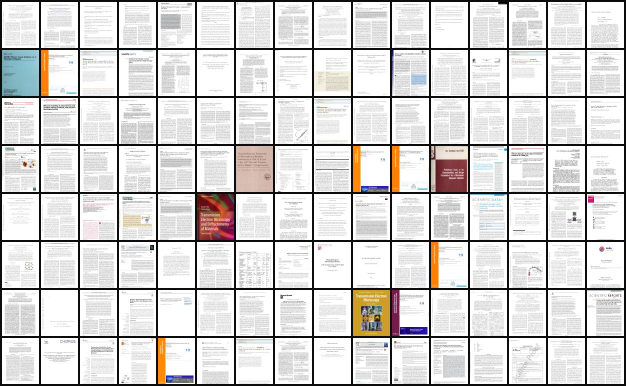
#> input picture assets/img/proj-literature.jpg, 1252 x 772 px (shown at 1/2 size)
$ python lit_strip.py
#> lines starting #> are read from the running program, lines starting #| are printed output that depends on the picture
"""Scrolling strip for the literature project card (index.html, assets/js/cards.js).

Cuts the 128 first-page tiles out of assets/img/proj-literature.jpg (16 x 8 grid, 78 x 96 px pitch,
4 px black gutters) and lays them out SETS times side by side: set 0 is the mosaic unchanged, so the
first frame of the animation matches the static image; each later set is a reshuffle of the same
128 papers (no paper shown that the static card doesn't already show). The strip's width is a whole
number of 78 px pitches, so repeat-x tiling has no seam.

    python -P tools/lit_strip.py   -> assets/img/proj-literature-strip.jpg
"""
from pathlib import Path

import numpy as np
from PIL import Image

SITE = Path(__file__).resolve().parents[1]
SETS, PX, PY, NC, NR, H_OUT, Q = 3, 78, 96, 16, 8, 460, 70

src = Image.open(SITE / "assets/img/proj-literature.jpg").convert("RGB")
#> src is the input picture: PIL image 1252x772 RGB; mean R, G, B 214.8, 212.9, 211.7
tiles = [src.crop((c * PX, r * PY, (c + 1) * PX, (r + 1) * PY)) for r in range(NR) for c in range(NC)]
#> tiles = 128 items
rng = np.random.default_rng(7)
strip = Image.new("RGB", (SETS * NC * PX, NR * PY + 4), (0, 0, 0))
#> strip: PIL image 3744x772 RGB; every value is 0
for s in range(SETS):
    order = np.arange(len(tiles)) if s == 0 else rng.permutation(len(tiles))
    for k, i in enumerate(order):
        r, c = divmod(k, NC)
        strip.paste(tiles[i], ((s * NC + c) * PX, r * PY))
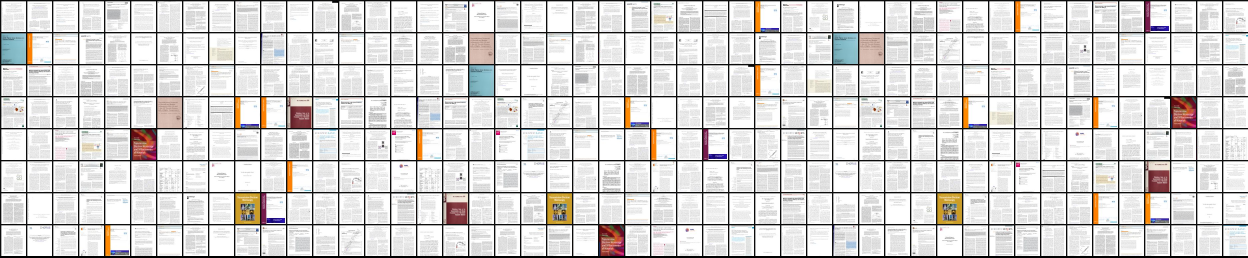
#> strip: PIL image 3744x772 RGB (shown at 1/3 size); mean R, G, B 215.4, 213.5, 212.3
# the mosaic's last 4 px row is the bottom gutter (772 = 8 * 96 + 4); keep the same height ratio
strip = strip.resize((round(strip.width * H_OUT / strip.height), H_OUT), Image.LANCZOS)
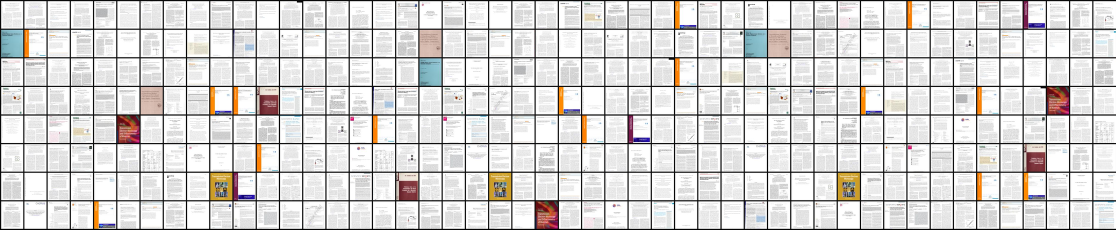
#> strip: PIL image 2231x460 RGB (shown at 1/2 size); mean R, G, B 215, 213.1, 211.9
dst = SITE / "assets/img/proj-literature-strip.jpg"
strip.save(dst, quality=Q, optimize=True, progressive=True)
print(dst, strip.size, dst.stat().st_size // 1024, "KB")
#| assets/img/proj-literature-strip.jpg (2231, 460) 176 KB
